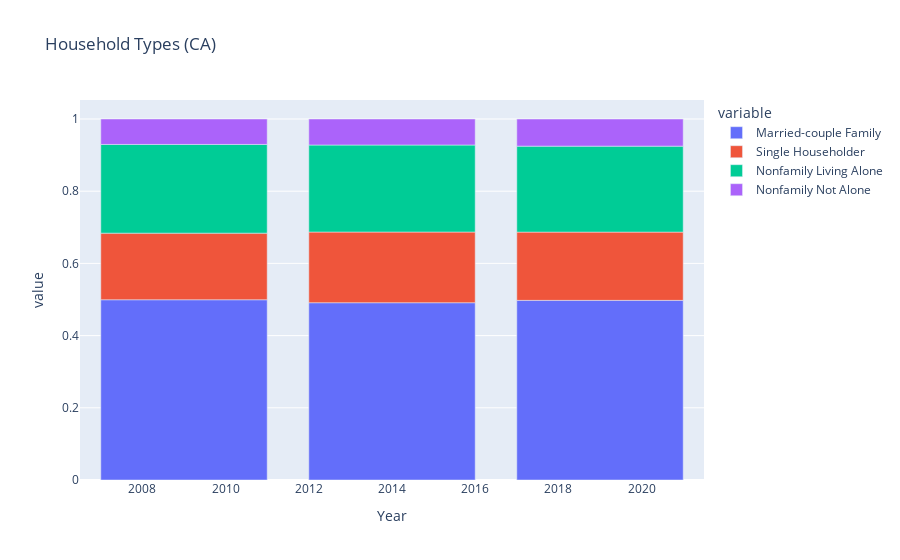

Here is the notebook cell this chart was saved with:
### Code cell
fig = px.bar(household_percentage,
             x="Year", 
             y=["Married-couple Family","Single Householder", "Nonfamily Living Alone","Nonfamily Not Alone"],  
             title="Household Types (CA)")
fig.show()

### Figure 1 — Plotly figure (JSON) as saved in the notebook; plotly's stock layout.template omitted (floating-point values rounded to 4 significant figures)
{"data": [{"alignmentgroup": "True", "hovertemplate": "variable=Married-couple Family<br>Year=%{x}<br>value=%{y}<extra></extra>", "legendgroup": "Married-couple Family", "marker": {"color": "#636efa", "pattern": {"shape": ""}}, "name": "Married-couple Family", "offsetgroup": "Married-couple Family", "orientation": "v", "showlegend": true, "textposition": "auto", "type": "bar", "x": [2009, 2014, 2019], "xaxis": "x", "y": [0.4993, 0.4911, 0.4976], "yaxis": "y"}, {"alignmentgroup": "True", "hovertemplate": "variable=Single Householder<br>Year=%{x}<br>value=%{y}<extra></extra>", "legendgroup": "Single Householder", "marker": {"color": "#EF553B", "pattern": {"shape": ""}}, "name": "Single Householder", "offsetgroup": "Single Householder", "orientation": "v", "showlegend": true, "textposition": "auto", "type": "bar", "x": [2009, 2014, 2019], "xaxis": "x", "y": [0.1845, 0.1958, 0.1891], "yaxis": "y"}, {"alignmentgroup": "True", "hovertemplate": "variable=Nonfamily Living Alone<br>Year=%{x}<br>value=%{y}<extra></extra>", "legendgroup": "Nonfamily Living Alone", "marker": {"color": "#00cc96", "pattern": {"shape": ""}}, "name": "Nonfamily Living Alone", "offsetgroup": "Nonfamily Living Alone", "orientation": "v", "showlegend": true, "textposition": "auto", "type": "bar", "x": [2009, 2014, 2019], "xaxis": "x", "y": [0.2457, 0.241, 0.2381], "yaxis": "y"}, {"alignmentgroup": "True", "hovertemplate": "variable=Nonfamily Not Alone<br>Year=%{x}<br>value=%{y}<extra></extra>", "legendgroup": "Nonfamily Not Alone", "marker": {"color": "#ab63fa", "pattern": {"shape": ""}}, "name": "Nonfamily Not Alone", "offsetgroup": "Nonfamily Not Alone", "orientation": "v", "showlegend": true, "textposition": "auto", "type": "bar", "x": [2009, 2014, 2019], "xaxis": "x", "y": [0.0705, 0.0721, 0.0751], "yaxis": "y"}], "layout": {"barmode": "relative", "legend": {"title": {"text": "variable"}, "tracegroupgap": 0}, "title": {"text": "Household Types (CA)"}, "xaxis": {"anchor": "y", "domain": [0, 1], "title": {"text": "Year"}}, "yaxis": {"anchor": "x", "domain": [0, 1], "title": {"text": "value"}}}}
